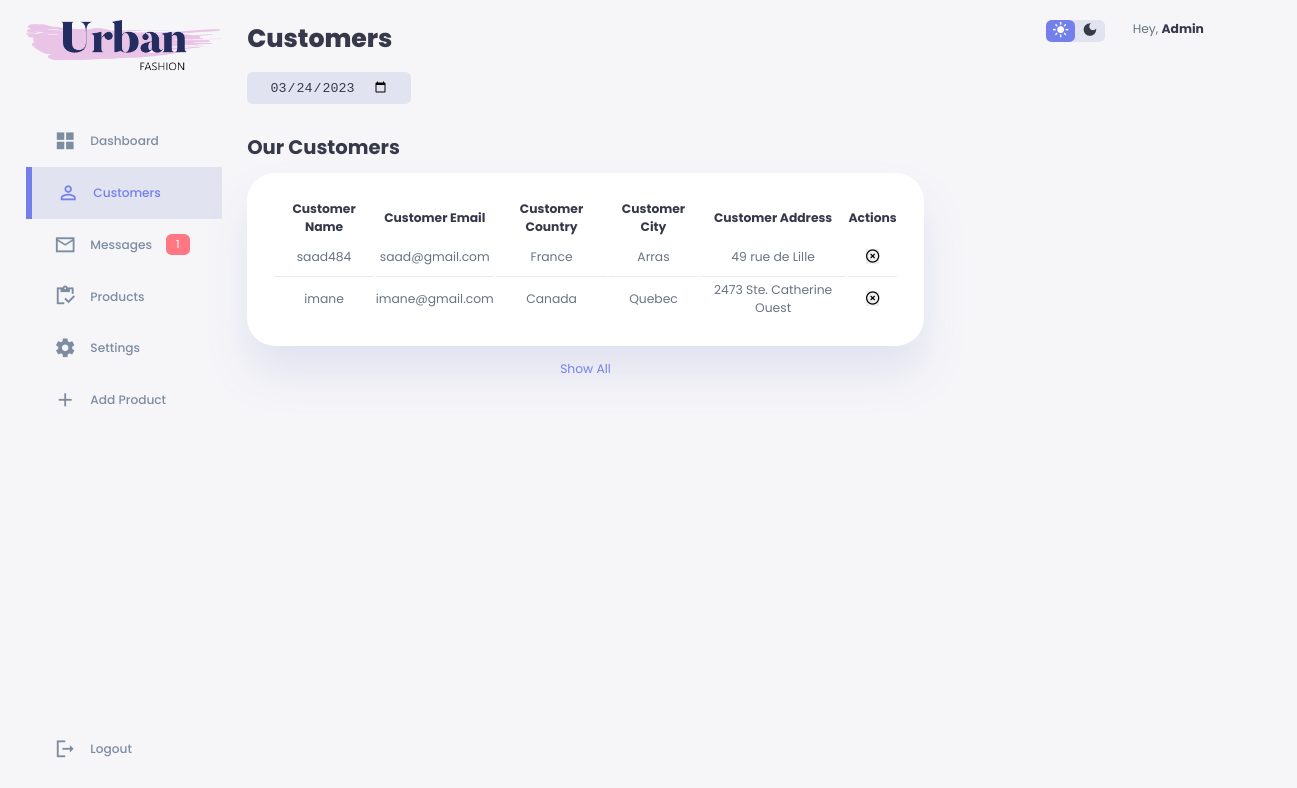
Screenshot of /admin_area/customer.php (signed in) with the database file from the repository.
### tables this page shows
CREATE TABLE `customers` (
  `customer_id` int(10) PRIMARY KEY NOT NULL AUTO_INCREMENT,
  `customer_name` varchar(255) NOT NULL,
  `customer_email` varchar(255) NOT NULL,
  `customer_pass` varchar(255) NOT NULL,
  `customer_country` text NOT NULL,
  `customer_city` text NOT NULL,
  `customer_address` text NOT NULL);

### admin_area/customer.php (the view, shortened to what this page needs)
<?php include 'admin_inc/header.php';
?>
        <div class="sidebar">
          <a href="index.php">
            <span class="material-icons-sharp">grid_view</span>
            <h3>Dashboard</h3>
          </a>
          <a href="#" class="active">
            <span class="material-icons-sharp">person_outline</span>
            <h3>Customers</h3>
          </a>
          <a href="messages.php">
            <span class="material-icons-sharp">mail_outline</span>
            <h3>Messages</h3>
            <span class="message-count"><?php echo $message_count; ?></span>
          </a>
          <a href="product.php">
            <span class="material-icons-sharp">inventory</span>
            <h3>Products</h3>
          </a>
          <a href="#">
            <span class="material-icons-sharp">settings</span>
            <h3>Settings</h3>
          </a>
          <a href="add_product.php">
            <span class="material-icons-sharp">add</span>
            <h3>Add Product</h3>
          </a>
          <a href="../logout.php">
            <span class="material-icons-sharp">logout</span>
            <h3>Logout</h3>
          </a>
        </div>
      </aside>
      <main>
        <h1>Customers</h1>
        <div class="date">
          <input type="date" value="<?php echo date('Y-m-d'); ?>"/>
        </div>
        <div class="recent-orders">
          <h2>Our Customers</h2>
          <table>
            <thead>
              <tr>
                <th>Customer Name</th>
                <th>Customer Email</th>
                <th>Customer Country</th>
                <th>Customer City</th>
                <th>Customer Address</th>
                <th>Actions</th>
              </tr>
            </thead>
            <tbody>
            <?php
        $query = "SELECT * FROM customers  WHERE customer_name != 'admin'";
        if ($result = $con->query($query)) {
          while ($row = $result->fetch_assoc()) {
              $field1name = $row["customer_id"];
              $field2name = $row["customer_name"];
              $field3name = $row["customer_email"];
              $field5name = $row["customer_country"];
              $field6name = $row["customer_city"];
              $field7name = $row["customer_address"];
              echo' <tr>
              <td> '.$field2name.' </td>
              <td>'.$field3name.'</td>
              <td> '.$field5name.' </td>
              <td>'.$field6name.' </td>
              <td> '.$field7name.' </td>
              <td>
              <form action="" method="post">
              <input type="hidden" name="customer_id" value="'.$field1name.'">
              <button class="btn btn-danger" type="submit" name="delete" value="Delete"><i class="far fa-times-circle"></i></button>
          </form>
          </td>
          </tr>';
          }
        }
           ?>
            </tbody>
          </table>
          <a href="#">Show All</a>
        </div>
      </main>
      <div class="right">
        <div class="top">
          <div class="theme-toggler">
            <span class="material-icons-sharp active">light_mode</span>
            <span class="material-icons-sharp">dark_mode</span>
          </div>
          <div class="profile">
            <div class="info">
              <p>Hey, <b>Admin</b></p>
            </div>
            <div class="profile-photo">
            </div>
          </div>
        </div>
        </div>
      </div>
  </body>
</html>

### admin_area/style.css (style rules this page uses)
:root { --color-primary: #7380ec; --color-danger: #ff7782; --color-success: #41f1b6; --color-warning: #ffbb55; --color-white: #fff; --color-info-dark: #7d8da1; --color-info-light: #dce1eb; --color-dark: #363949; --color-light: rgba(132, 139, 200, 0.18); --color-primary-variant: #111e88; --color-dark-variant: #677483; --color-background: #f6f6f9; --card-border-radius: 2rem; --border-radius-1: 0.4rem; --border-radius-2: 0.8rem; --border-radius-3: 1.2rem; --card-padding: 1.8rem; --padding-1: 1.2rem; --box-shadow: 0 2rem 3rem var(--color-light); }
* { margin: 0; padding: 0; outline: 0; appearance: none; border: 0; text-decoration: none; list-style: none; box-sizing: border-box; }
html { font-size: 14px; }
body { width: 100vw; height: 100vh; font-family: poppins, sans-serif; font-size: 0.88rem; background: var(--color-background); user-select: none; overflow-x: hidden; color: var(--color-dark); }
a { color: var(--color-dark); }
h1 { font-weight: 800; font-size: 1.8rem; }
h2 { font-size: 1.4rem; }
h3 { font-size: 0.87rem; }
.profile-photo { width: 2.8rem; height: 2.8rem; border-radius: 50%; overflow: hidden; }
p { color: var(--color-dark-variant); }
b { color: var(--color-dark); }
aside .sidebar { display: flex; flex-direction: column; height: 86vh; position: relative; top: 3rem; }
aside h3 { font-weight: 500; }
aside .sidebar a { display: flex; color: var(--color-info-dark); margin-left: 2rem; gap: 1rem; align-items: center; position: relative; height: 3.7rem; transition: all 300ms ease; }
aside .sidebar a span { font-size: 1.6rem; transition: all 300ms ease; }
aside .sidebar a:last-child { position: absolute; bottom: 2rem; width: 100%; }
aside .sidebar a.active { background: var(--color-light); color: var(--color-primary); margin-left: 0; }
aside .sidebar a.active:before { content: ""; width: 6px; height: 100%; background: var(--color-primary); }
aside .sidebar a.active span { color: var(--color-primary); margin-left: calc(1rem - 3px); }
aside .sidebar .message-count { background: var(--color-danger); color: var(--color-white); padding: 2px 10px; font-size: 11px; border-radius: var(--border-radius-1); }
main { margin-top: 1.4rem; }
main .date { display: inline-block; background: var(--color-light); border-radius: var(--border-radius-1); margin-top: 1rem; padding: 0.5rem 1.6rem; }
main .date input[type="date"] { background: transparent; color: var(--color-dark); }
main .recent-orders { margin-top: 2rem; }
main .recent-orders h2 { margin-bottom: 0.8rem; }
main .recent-orders table { background: var(--color-white); width: 100%; border-radius: var(--card-border-radius); padding: var(--card-padding); text-align: center; box-shadow: var(--box-shadow); transition: all 300ms ease; }
main table tbody td { height: 2.8rem; border-bottom: 1px solid var(--color-light); color: var(--color-dark-variant); }
main table tbody tr:last-child td { border: none; }
main .recent-orders a { text-align: center; display: block; margin: 1rem auto; color: var(--color-primary); }
.right { margin-top: 1.4rem; }
.right .top { display: flex; justify-content: end; gap: 2rem; }
.right .theme-toggler { background: var(--color-light); display: flex; justify-content: space-between; align-items: center; height: 1.6rem; width: 4.2rem; cursor: pointer; border-radius: var(--border-radius-1); }
.right .theme-toggler span { font-size: 1.2rem; width: 50%; height: 100%; display: flex; align-items: center; justify-content: center; }
.right .theme-toggler span.active { background: var(--color-primary); color: white; border-radius: var(--border-radius-1); }
.right .top .profile { display: flex; gap: 2rem; text-align: right; }

### rows the page displays
customers: customer_name "saad484", customer_email "saad@gmail.com", customer_country "France", customer_city "Arras", customer_address "49 rue de Lille"
customers: customer_name "imane", customer_email "imane@gmail.com", customer_country "Canada", customer_city "Quebec", customer_address "2473 Ste. Catherine Ouest"

### other values shown
$message_count "1"
